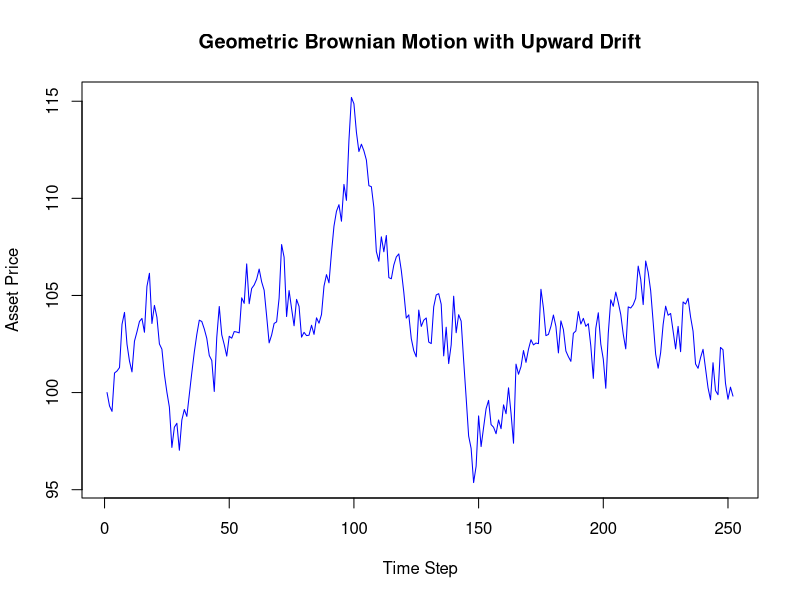

Here is the R script that generated this plot:
## ---- chunk 1
#| label: gbm

# Parameters for GBM
initial_price <- 100 # Initial asset price
drift <- 0.05 # Upward drift rate (5% per year)
volatility <- 0.2 # Volatility (20% per year)
T <- 1 # Time period in years
dt <- 1/252 # Time step in years, assuming 252 trading days per year
steps <- T/dt # Number of steps

# Generate random walk
set.seed(123) # For reproducibility
random_shocks <- rnorm(steps, mean = 0, sd = sqrt(dt))
gbm_prices <- numeric(steps)
gbm_prices[1] <- initial_price

for (i in 2:length(gbm_prices)) {
  gbm_prices[i] <- gbm_prices[i - 1] * exp((drift - 0.5 * volatility^2) * dt + volatility * random_shocks[i - 1])
}

# Plot the GBM path
plot(gbm_prices, type = 'l', main = 'Geometric Brownian Motion with Upward Drift', 
     ylab = 'Asset Price', xlab = 'Time Step', col = 'blue')


# a good source for GBM, but not the source of the code above (which was ChatGPT) is
# https://people.bath.ac.uk/masmdp/findir.bho/lec7b.pdf


